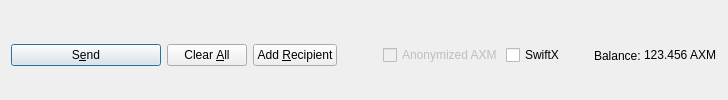
         <widget class="QFrame" name="frame_Send">
          <layout class="QHBoxLayout" name="horizontalLayout">
           <property name="bottomMargin">
            <number>0</number>
           </property>
           <item>
            <widget class="QPushButton" name="sendButton">
             <property name="minimumSize">
              <size>
               <width>150</width>
               <height>0</height>
              </size>
             </property>
             <property name="toolTip">
              <string>Confirm the send action</string>
             </property>
             <property name="text">
              <string>S&amp;end</string>
             </property>
             <property name="icon">
              <iconset resource="../axiom.qrc">
               <normaloff>:/icons/send</normaloff>:/icons/send</iconset>
             </property>
             <property name="autoDefault">
              <bool>false</bool>
             </property>
             <property name="default">
              <bool>true</bool>
             </property>
            </widget>
           </item>
           <item>
            <widget class="QPushButton" name="clearButton">
             <property name="sizePolicy">
              <sizepolicy hsizetype="Minimum" vsizetype="Fixed">
               <horstretch>0</horstretch>
               <verstretch>0</verstretch>
              </sizepolicy>
             </property>
             <property name="toolTip">
              <string>Clear all fields of the form.</string>
             </property>
             <property name="text">
              <string>Clear &amp;All</string>
             </property>
             <property name="icon">
              <iconset resource="../axiom.qrc">
               <normaloff>:/icons/remove</normaloff>:/icons/remove</iconset>
             </property>
             <property name="autoDefault">
              <bool>false</bool>
             </property>
            </widget>
           </item>
           <item>
            <widget class="QPushButton" name="addButton">
             <property name="toolTip">
              <string>Send to multiple recipients at once</string>
             </property>
             <property name="text">
              <string>Add &amp;Recipient</string>
             </property>
             <property name="icon">
              <iconset resource="../axiom.qrc">
               <normaloff>:/icons/add</normaloff>:/icons/add</iconset>
             </property>
             <property name="autoDefault">
              <bool>false</bool>
             </property>
            </widget>
           </item>
           <item>
            <spacer name="horizontalSpacer">
             <property name="orientation">
              <enum>Qt::Horizontal</enum>
             </property>
             <property name="sizeHint" stdset="0">
              <size>
               <width>40</width>
               <height>20</height>
              </size>
             </property>
            </spacer>
           </item>
           <item>
            <layout class="QHBoxLayout" name="horizontalLayout_2">
             <property name="spacing">
              <number>3</number>
             </property>
             <item>
              <widget class="QCheckBox" name="checkzAXM">
               <property name="enabled">
                <bool>false</bool>
               </property>
               <property name="text">
                <string>Anonymized AXM</string>
               </property>
              </widget>
             </item>
             <item>
              <widget class="QCheckBox" name="checkSwiftTX">
               <property name="enabled">
                <bool>true</bool>
               </property>
               <property name="minimumSize">
                <size>
                 <width>85</width>
                 <height>0</height>
                </size>
               </property>
               <property name="text">
                <string>SwiftX</string>
               </property>
              </widget>
             </item>
             <item>
              <widget class="QLabel" name="label">
               <property name="text">
                <string>Balance:</string>
               </property>
              </widget>
             </item>
             <item>
              <widget class="QLabel" name="labelBalance">
               <property name="sizePolicy">
                <sizepolicy hsizetype="Preferred" vsizetype="Fixed">
                 <horstretch>0</horstretch>
                 <verstretch>0</verstretch>
                </sizepolicy>
               </property>
               <property name="cursor">
                <cursorShape>IBeamCursor</cursorShape>
               </property>
               <property name="text">
                <string notr="true">123.456 AXM</string>
               </property>
               <property name="textInteractionFlags">
                <set>Qt::LinksAccessibleByMouse|Qt::TextSelectableByKeyboard|Qt::TextSelectableByMouse</set>
               </property>
              </widget>
             </item>
            </layout>
           </item>
          </layout>
         </widget>
